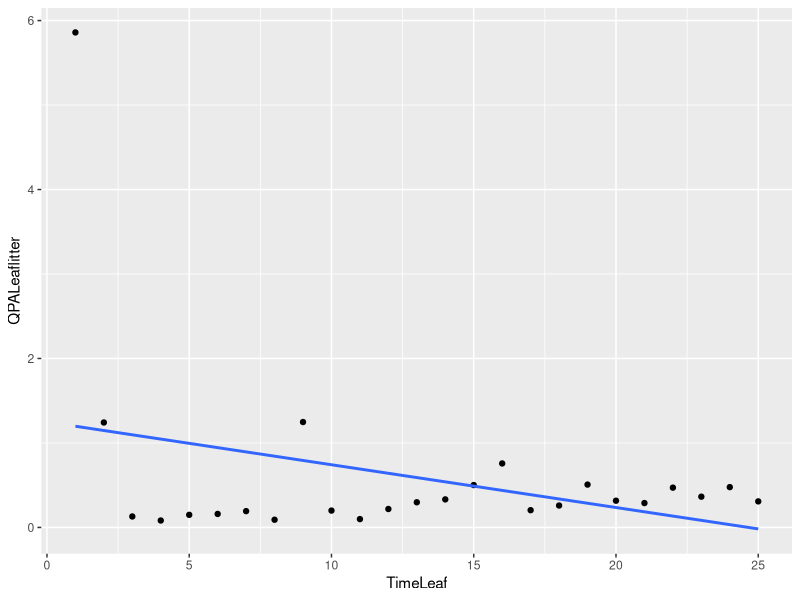
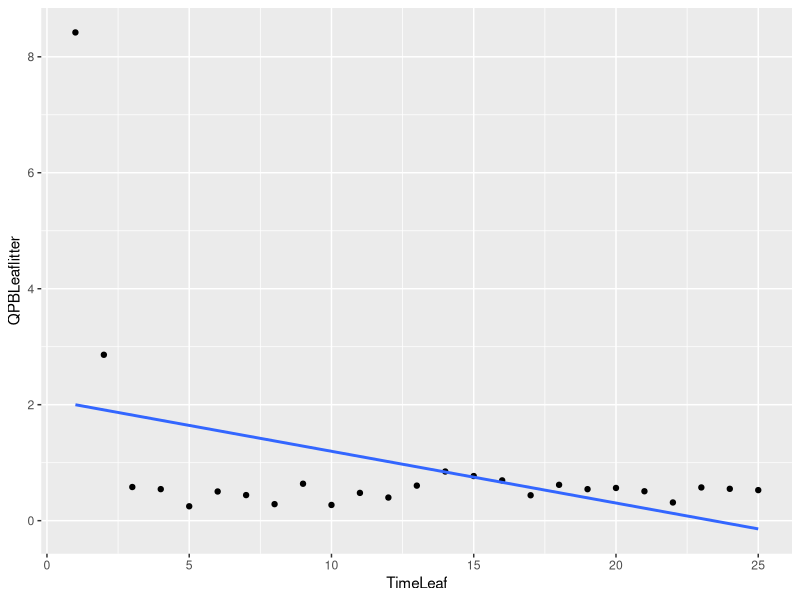
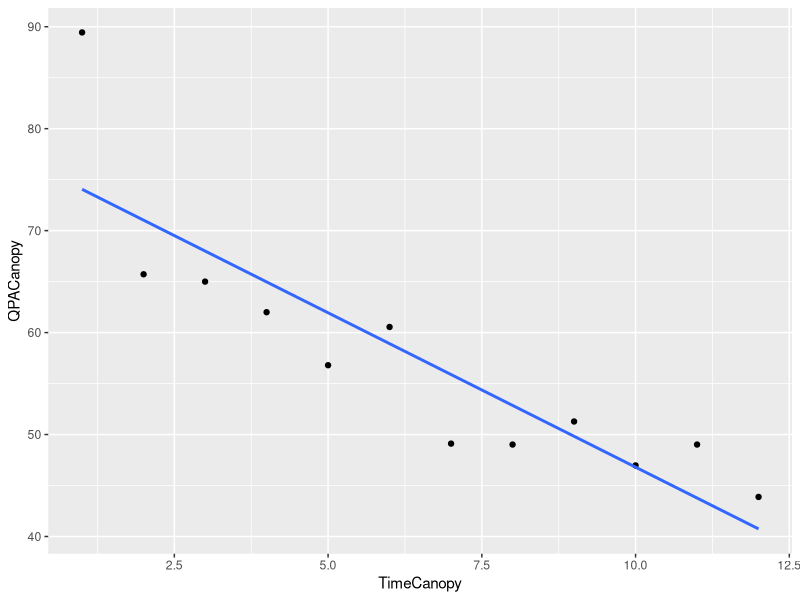

These charts were generated, in order, by the following R code:




#--------------------------------------------
# Linear model variables post huricanes
# 02 May 2020
#PEGF
#--------------------------------------------
#

library(modelr)
library(ggplot2)
library(dplyr)

variables<- read.csv("variables.csv")
variables


# Lm QPA Leaf Litter ------------------------------------------------------

QPALeaf.mod  <- lm(QPALeaflitter ~ TimeLeaf, data=variables)
summary(QPALeaf.mod)


variables$resid <- NA
variables$QPAresid<- QPALeaf.mod$resid
variables

1/apply(variables, 2, sd)

p1 <- ggplot(variables,aes(TimeLeaf ,
                y=QPALeaflitter))+
  geom_point() + 
  geom_smooth(method=lm,se=FALSE)
p1

  # Lm QPB Leaf Litter ------------------------------------------------------

QPBLeaf.mod <- lm(QPBLeaflitter ~ TimeLeaf, data=variables)
summary(QPBLeaf.mod)

coefficients(QPBLeaf.mod)
resid(QPBLeaf.mod)
variables %>% spread_residuals(QPALeaf.mod,QPBLeaf.mod)


p2 <- ggplot(variables,aes(TimeLeaf ,
                           y=QPBLeaflitter))+
  geom_point() + 
  geom_smooth(method=lm,se=FALSE)
p2


# QPA CHLA ----------------------------------------------------------------


chla <- variables %>% select(TimeChla,QPAChla,QPBChla)
chla <- na.omit(chla)

QPAChla.mod  <- lm(QPAChla~ TimeChla   , data=chla)
summary(QPAChla.mod)

coefficients(QPAChla.mod)
resid(QPAChla.mod)

chla$QPAChlaresid <- NA
chla$QPAChlaresid<- QPAChla.mod$resid
chla

1/apply(chla, 2, sd)



# Canopy QPA ---------------------------------------------------------------


Canopy <- variables %>% select(TimeCanopy,QPACanopy,QPBCanopy)
Canopy <- na.omit(Canopy)

QPACanopy.mod  <- lm(QPACanopy~ TimeCanopy, data=Canopy)
summary(QPACanopy.mod)

coefficients(QPACanopy.mod)
resid(QPACanopy.mod)

Canopy$QPACanopyresid <- NA
Canopy$QPACanopyresid<- QPACanopy.mod$resid
Canopy

1/apply(Canopy, 2, sd)

c1 <- ggplot(Canopy,aes(TimeCanopy ,
                           y=QPACanopy))+
  geom_point() + 
  geom_smooth(method=lm,se=FALSE)
c1
